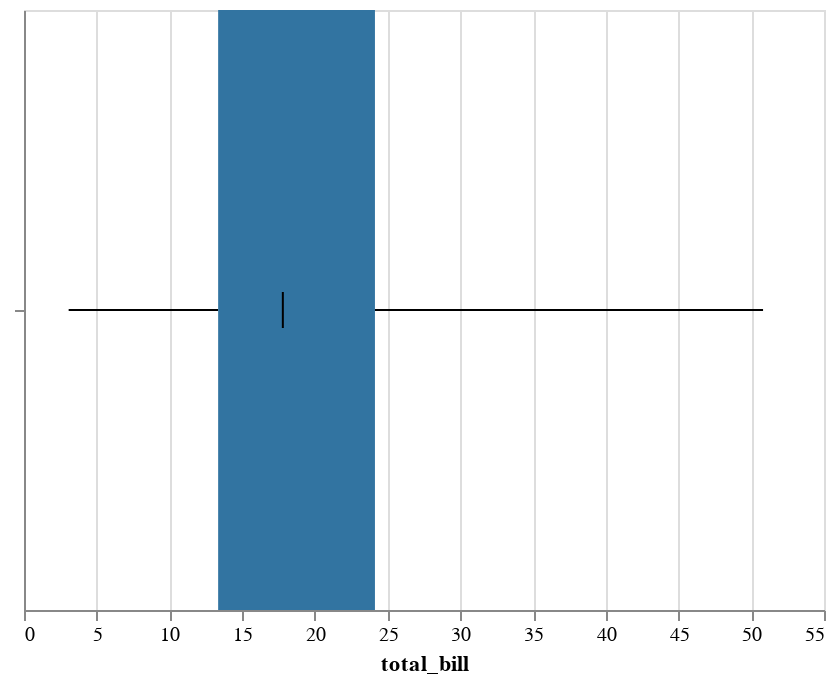

The notebook cell this image was saved under:
### Code cell
display(salt.boxplot(x=tips["total_bill"]))
ax = sns.boxplot(x=tips["total_bill"])

### Figure 1 — Vega-Lite specification as saved in the notebook (floating-point values rounded to 4 significant figures; data arrays with more than 128 entries replaced by an {"elided": "..."} marker saying what was removed)
{"$schema": "https://vega.github.io/schema/vega-lite/v2.4.1.json", "config": {"view": {"height": 300, "width": 400}}, "data": {"values": {"elided": "244 records"}}, "layer": [{"encoding": {"x": {"aggregate": "min", "axis": {"title": "total_bill"}, "field": "total_bill", "type": "quantitative"}, "x2": {"aggregate": "q1", "field": "total_bill", "type": "quantitative"}, "y": {"axis": {"title": ""}, "field": "group", "sort": null, "type": "nominal"}}, "mark": "rule", "selection": {"selector001": {"bind": "scales", "encodings": ["x", "y"], "mark": {"fill": "#333", "fillOpacity": 0.125, "stroke": "white"}, "on": "[mousedown, window:mouseup] > window:mousemove!", "resolve": "global", "translate": "[mousedown, window:mouseup] > window:mousemove!", "type": "interval", "zoom": "wheel!"}}}, {"encoding": {"color": {"field": "c", "scale": null, "type": "nominal"}, "x": {"aggregate": "q1", "field": "total_bill", "type": "quantitative"}, "x2": {"aggregate": "q3", "field": "total_bill", "type": "quantitative"}, "y": {"axis": {"title": ""}, "field": "group", "sort": null, "type": "nominal"}}, "mark": "bar"}, {"encoding": {"x": {"aggregate": "max", "field": "total_bill", "type": "quantitative"}, "x2": {"aggregate": "q3", "field": "total_bill", "type": "quantitative"}, "y": {"axis": {"title": ""}, "field": "group", "sort": null, "type": "nominal"}}, "mark": "rule"}, {"encoding": {"x": {"aggregate": "median", "field": "total_bill", "type": "quantitative"}, "y": {"axis": {"title": ""}, "field": "group", "sort": null, "type": "nominal"}}, "mark": {"color": "black", "size": 18, "type": "tick"}}]}
